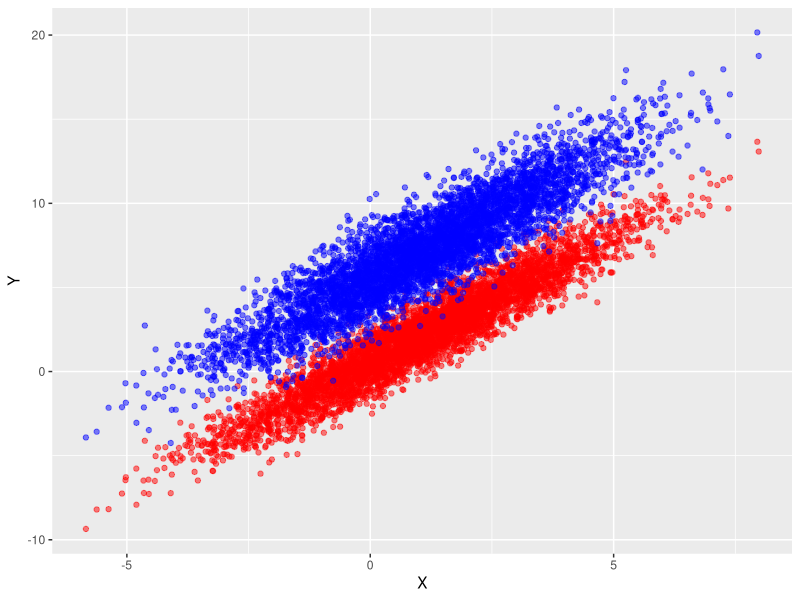
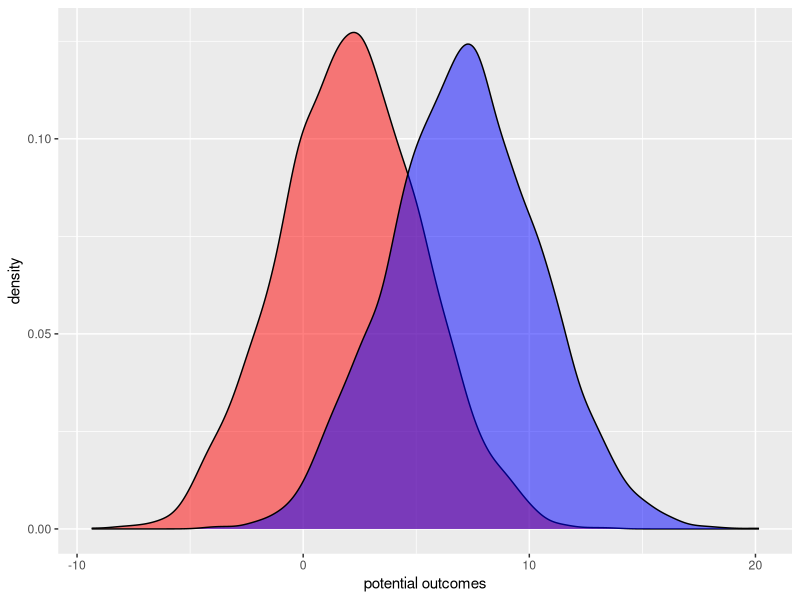
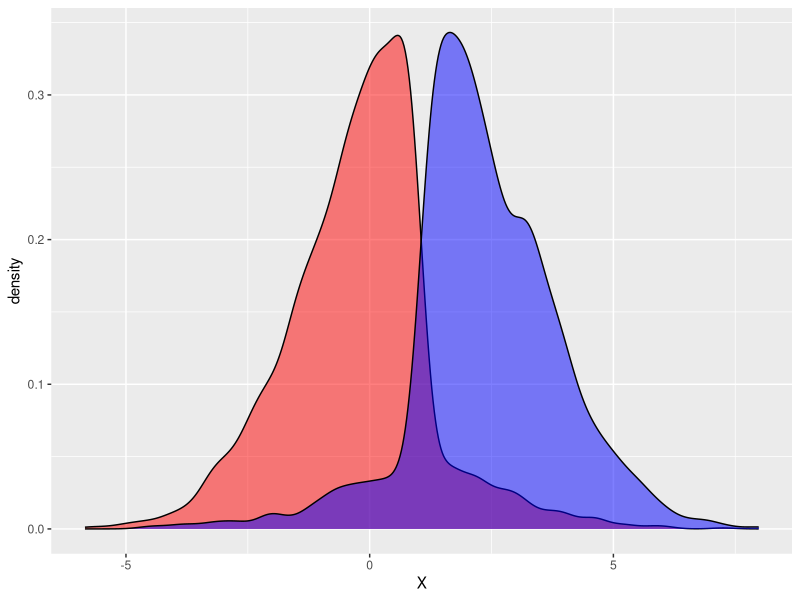
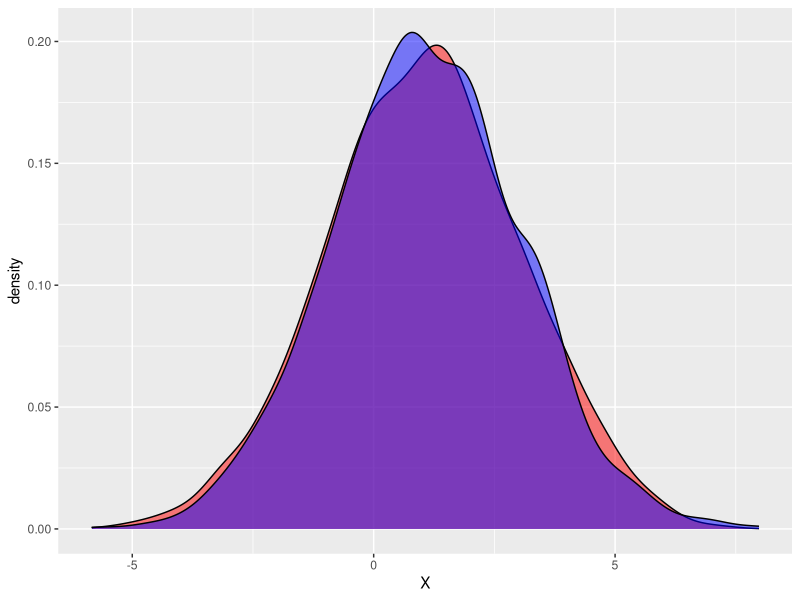

Here is the R script that generated these plots, in order:
## ---- chunk 1
knitr::opts_chunk$set(echo = TRUE)
## ---- chunk 2
library(dplyr)
library(ggplot2)
set.seed(82732)
## ---- chunk 3
# DEFINE PARAMETERS
N <- 5000
treatment_effect <- 5
intercept <- 0.5
beta1 <- 1.5

# DEFINE POTENTIAL OUTCOMES
X <- rnorm(N, mean = 1, sd = 2)
Y0 = intercept + beta1*X + rnorm(N, mean = 0, sd = 1)
Y1 = Y0 + treatment_effect + rnorm(N, mean = 0, sd = 1)

# COMBINE TO DATAFRAME
df <- data.frame(Y0 = Y0, Y1 = Y1, X = X, stringsAsFactors = F)
## ---- chunk 4
# PLOT OF DATA GENERATING PROCESS FOR TREATMENT AND CONTROL GROUP
ggplot() +
  geom_jitter(data = df, aes(x = X, y = Y0), color = 'red', alpha = 0.5) +
  geom_jitter(data = df, aes(x = X, y = Y1), color = 'blue', alpha = 0.5) +
  xlab('X') + ylab('Y')

# DENSITY PLOT OF TREATMENT AND CONTROL GROUP
ggplot() +
  geom_density(data = df, aes(x = Y0), fill = 'red', alpha = 0.5) +
  geom_density(data = df, aes(x = Y1), fill = 'blue', alpha = 0.5) +
  xlab('potential outcomes')
## ---- chunk 5
# 1. simple difference in means
mean(df$Y1)-mean(df$Y0)

# 2. average of individual treatment effects
df <- df %>% mutate(teffect = Y1 - Y0)
mean(df$teffect)
## ---- chunk 6
# CREATE TREATMENT INDICATOR AND ACTUAL OUTCOME
df <- df %>%
  mutate(D_random = rbinom(nrow(.), 1, 0.5)) %>%
  mutate(Y = case_when(D_random == 1 ~ Y1, D_random == 0 ~ Y0))
## ---- chunk 7
# 1. simple difference in means
y_D1_mean <- df %>% subset(., D_random == 1) %>% pull(Y) %>% mean(., na.rm = T)
y_D0_mean <- df %>% subset(., D_random == 0) %>% pull(Y) %>% mean(., na.rm = T)
y_D1_mean - y_D0_mean

# 2. regression
lm(Y ~ D_random, data = df) %>% summary()
## ---- chunk 8
# CREATE TREATMENT INDICATOR AND ACTUAL OUTCOME
threshold_x <- median(X)
df <- df %>%
  mutate(D_nonrandom = case_when(X >= threshold_x ~ rbinom(n = nrow(.), size = 1, prob = .75),
                                 X < threshold_x ~ rbinom(n = nrow(.), size = 1, prob = .25))) %>%
  mutate(Y_nonrandom = case_when(D_nonrandom == 1 ~ Y1, D_nonrandom == 0 ~ Y0))
## ---- chunk 9
# ESTIMATE TREATMENT EFFECT
y_D1_mean <- df %>% subset(., D_nonrandom == 1) %>% pull(Y_nonrandom) %>% mean(., na.rm = T)
y_D0_mean <- df %>% subset(., D_nonrandom == 0) %>% pull(Y_nonrandom) %>% mean(., na.rm = T)
y_D1_mean - y_D0_mean
## ---- chunk 10

# Propability: 55% vs. 45%

# CREATE TREATMENT INDICATOR AND ACTUAL OUTCOME
threshold_x <- median(X)
df <- df %>%
  mutate(D_nonrandom = case_when(X >= threshold_x ~ rbinom(n = nrow(.), size = 1, prob = .55),
                                 X < threshold_x ~ rbinom(n = nrow(.), size = 1, prob = .45))) %>%
  mutate(Y_nonrandom = case_when(D_nonrandom == 1 ~ Y1, D_nonrandom == 0 ~ Y0))

# ESTIMATE TREATMENT EFFECT
y_D1_mean <- df %>% subset(., D_nonrandom == 1) %>% pull(Y_nonrandom) %>% mean(., na.rm = T)
y_D0_mean <- df %>% subset(., D_nonrandom == 0) %>% pull(Y_nonrandom) %>% mean(., na.rm = T)
y_D1_mean - y_D0_mean
## ---- chunk 11

# Propability: 90% vs. 10%

# CREATE TREATMENT INDICATOR AND ACTUAL OUTCOME
threshold_x <- median(X)
df <- df %>%
  mutate(D_nonrandom = case_when(X >= threshold_x ~ rbinom(n = nrow(.), size = 1, prob = .90),
                                 X < threshold_x ~ rbinom(n = nrow(.), size = 1, prob = .10))) %>%
  mutate(Y_nonrandom = case_when(D_nonrandom == 1 ~ Y1, D_nonrandom == 0 ~ Y0))

# ESTIMATE TREATMENT EFFECT
y_D1_mean <- df %>% subset(., D_nonrandom == 1) %>% pull(Y_nonrandom) %>% mean(., na.rm = T)
y_D0_mean <- df %>% subset(., D_nonrandom == 0) %>% pull(Y_nonrandom) %>% mean(., na.rm = T)
y_D1_mean - y_D0_mean
## ---- chunk 12
# DENSITY PLOT OF X FOR TREATMENT AND CONTROL GROUP
ggplot() +
  geom_density(data = df %>% subset(., D_nonrandom == 0), aes(x = X), fill = 'red', alpha = 0.5) +
  geom_density(data = df %>% subset(., D_nonrandom == 1), aes(x = X), fill = 'blue', alpha = 0.5) +
  xlab('X')
## ---- chunk 13
lm(Y_nonrandom ~ D_nonrandom + X, data = df) %>% summary()
## ---- chunk 14
# FUNCTION TO SIMULATE DATASET WITH VARYING SIZE
simulateDataAndATE <- function(N){
  treatment_effect <- 5
  intercept <- 0.5
  beta1 <- 1.5
  X <- rnorm(N, mean = 1, sd = 2)
  Y0 = intercept + beta1*X + rnorm(N, mean = 0, sd = 1)
  Y1 = Y0 + treatment_effect + rnorm(N, mean = 0, sd = 1)
  df <- data.frame(Y0 = Y0, Y1 = Y1, X = X, stringsAsFactors = F) %>%
    mutate(D_random = rbinom(nrow(.), 1, 0.5)) %>%
    mutate(Y = case_when(D_random == 1 ~ Y1, D_random == 0 ~ Y0))
  
  y_D1_mean <- df %>% subset(., D_random == 1) %>% pull(Y) %>% mean(., na.rm = T)
  y_D0_mean <- df %>% subset(., D_random == 0) %>% pull(Y) %>% mean(., na.rm = T)
  teffect <- y_D1_mean - y_D0_mean
  
  paste('number of observations: ', N, " | true ATE: 5 | estimated ATE: ", teffect, sep = '') %>% print()
}

# RUN LOOP
for(n in c(10, 20, 30, 50, 100, 150, 1000, 2000, 5000, 10000, 20000, 50000)){
  simulateDataAndATE(N = n)
}
## ---- chunk 15
# DENSITY PLOT OF X FOR TREATMENT AND CONTROL GROUP
ggplot() +
  geom_density(data = df %>% subset(., D_random == 0), aes(x = X), fill = 'red', alpha = 0.5) +
  geom_density(data = df %>% subset(., D_random == 1), aes(x = X), fill = 'blue', alpha = 0.5) +
  xlab('X')
